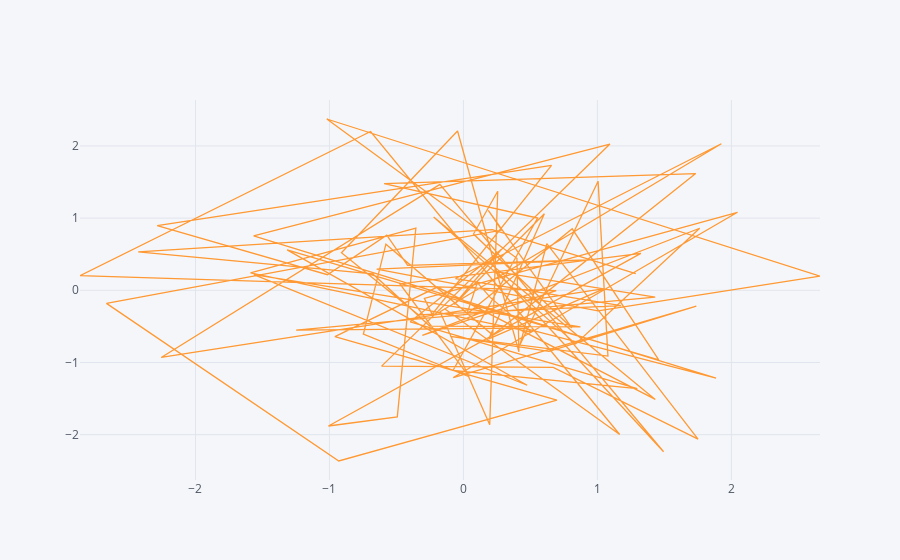

Notebook code cell kept with this figure:
### Markdown cell above
### Scatter Plot

### Code cell
df.iplot(kind='scatter', x='A', y='B')
#This is also a scatter plot with which all the markers are joined by lines
#we can use combination of ['lines', 'markers', 'text'] for mode property, by default it is 'lines'
